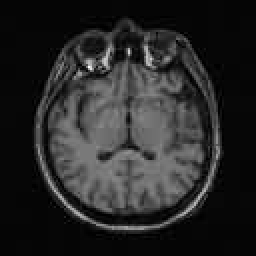
%> input picture DONE/Project/Exercicio3/GrayscaleImages/MR.jpg, 128 x 128 px (shown 2 times larger); its folder holds 5 pictures in this run
$ octave --eval "Exercicio_3c;"   (GNU Octave 9; MATLAB toolbox functions it lacks are replaced by stand-ins)
%> lines starting %> are read from the running program, lines starting %| are printed output that depends on the picture
function Exercicio_3c()
    close all;
    clc

    imds = imageDatastore('GrayscaleImages/*.*');
    imgs = readall(imds);
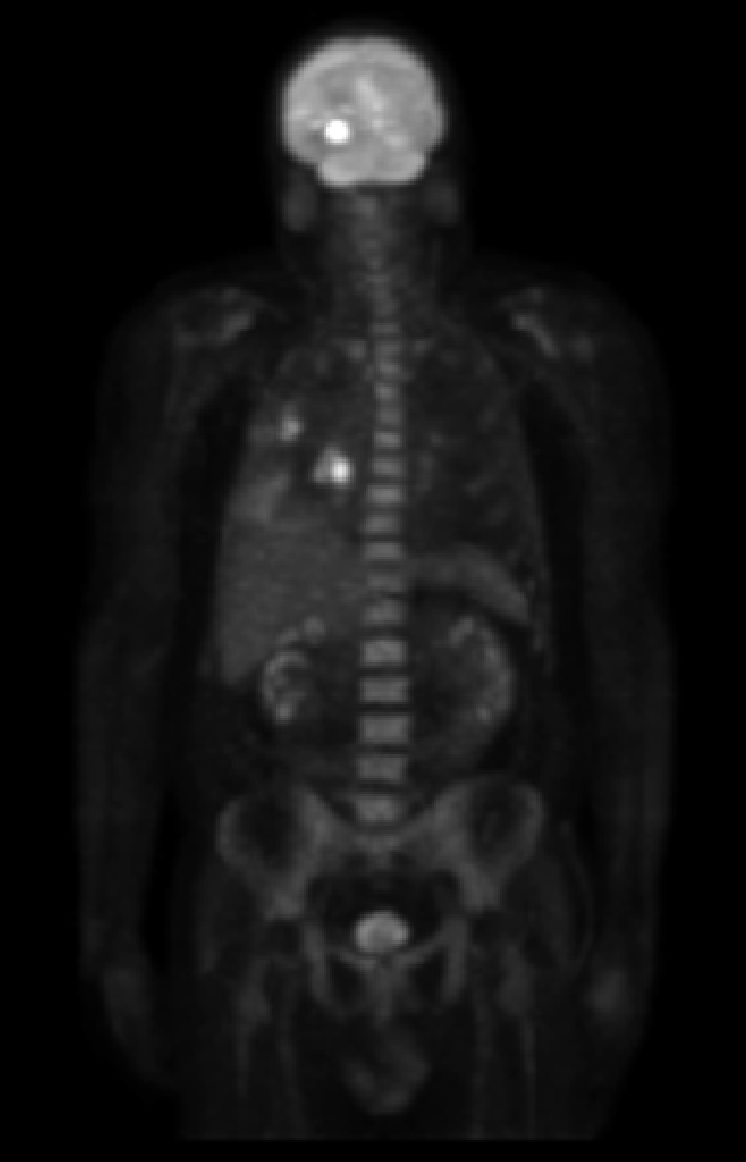
%> input picture DONE/Project/Exercicio3/GrayscaleImages/PET.png, 746 x 1162 px
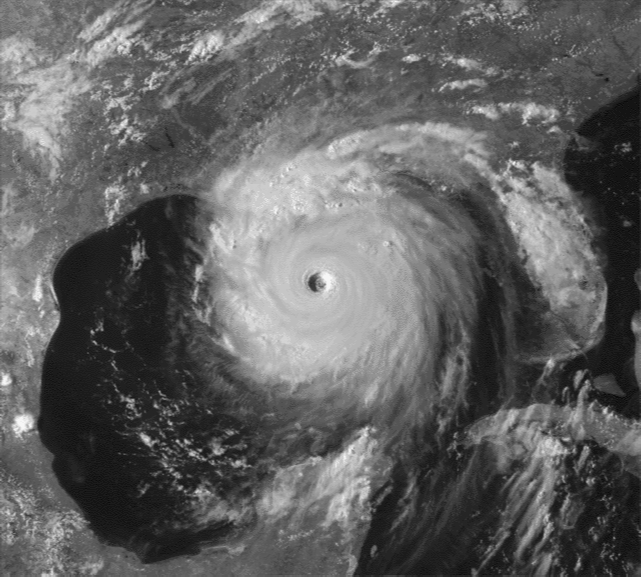
%> input picture DONE/Project/Exercicio3/GrayscaleImages/Sat.png, 1281 x 1153 px (shown at 1/2 size)
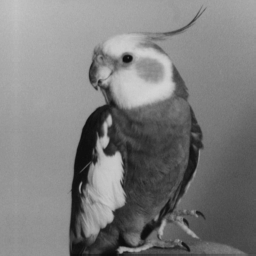
%> input picture DONE/Project/Exercicio3/GrayscaleImages/bird.png, 256 x 256 px
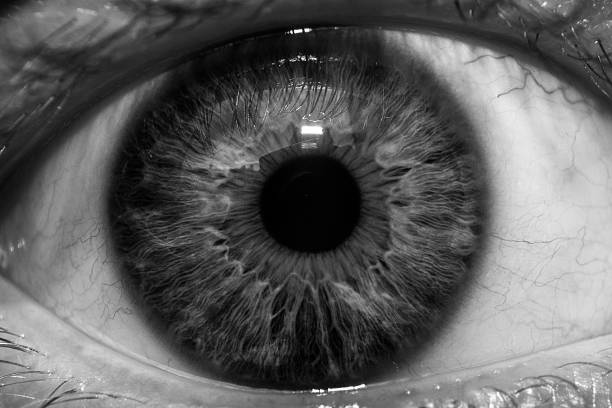
%> input picture DONE/Project/Exercicio3/GrayscaleImages/iris.png, 612 x 408 px
%> imgs = 5 items

    olhoRijo = imread('GrayscaleImages/iris.png');
%> olhoRijo is the input picture: size 408x612 uint8; min 0, max 255, mean 95.8

    for idx = 1:length(imgs)
        fprintf(' --- Figure %d ---\n', idx);
        I = imgs{idx};
        I2 = histeq(I);
        I3 = histeq(I, imhist(olhoRijo));

        % Obter as dimens??es (resolu????o da imagem).
        [M, N] = size(I);

        hist = imhist(I);
        hist2 = imhist(I2);

        % Imprimir mensagem com as dimens??es e resolu????o da imagem.
        NPixels = M*N;

        % Calcular o valor m??dio da imagem.
        m = sum(sum( I )) / (M*N);

        % fprintf(' Energy=%d, Power=%d, Mean=%.2f\n', E, P, m);

        % Calcular o valor m??nimo e valor m??ximo da imagem.
        mi = min(min(I));
        mx = max(max(I));

        mi2  = min(min(I2));
        mx2 = max(max(I2));

        mi3  = min(min(I3));
        mx3 = max(max(I3));
        %fprintf(' Min=%d, Max=%d \n', mi, mx);

        Brilho = mean2(I);
        Contraste = mx-mi;
        H = entropy(I);
        fprintf('Original: Constraste=%d, Brilho=%d , Entropia=%d \n', Contraste, Brilho, H);

        Brilho2 = mean2(I2);
        Contraste2 = mx2-mi2;
        H2 = entropy(I2);
        fprintf('Improved: Constraste=%d, Brilho=%d , Entropia=%d \n', Contraste2, Brilho2, H2);

        Brilho3 = mean2(I3);
        Contraste3 = mx3-mi3;
        H3 = entropy(I3);
        fprintf('Improved w/ iris.png: Constraste=%d, Brilho=%d , Entropia=%d \n', Contraste3, Brilho3, H3);

        f = figure;
        f.Position = [200 200 500 550];
        s1  =  subplot(3,2,1);
          imshow(I);
        title('Original Image');
        s2  =  subplot(3,2,2);
          imhist(I);
        title('Histogram');
        s2  =  subplot(3,2,3);
          imshow(I2);
        title('Improved Image');
        s2  =  subplot(3,2,4);
          imhist(I2);
        title('Histogram Improved');
        s2  =  subplot(3,2,5);
          imshow(I3);
        title('Improved Image w/ iris.png');
        s2  =  subplot(3,2,6);
          imhist(I3);
        title('Histogram Improved w/ iris.png');

        fprintf('\n');
    end
%> this loop made 5 passes
%> (M, N, NPixels, m, mi, mx, mi2, mi3) on passes 1 to 5: (128, 128, 16384, 39.74, 0, 255, 0, 1), (1162, 746, 866852, 19.37, 0, 255, 89, 56), (1153, 1281, 1476993, 96.38, 12, 246, 0, 2), (256, 256, 65536, 125.4, 11, 212, 0, 0), (408, 612, 249696, 95.78, 0, 255, 0, 0)
%> (printed output is left out)
%> pass 1, in Exercicio_3c, `I3 = histeq(I, imhist(olhoRijo));`:
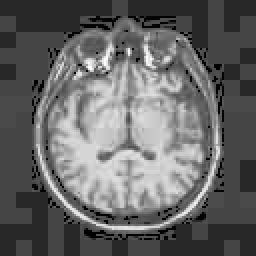
%> I3: size 128x128 uint8 (shown 2 times larger); min 1, max 255, mean 102.2
%> pass 2, in Exercicio_3c, `title('Histogram Improved w/ iris.png');`:
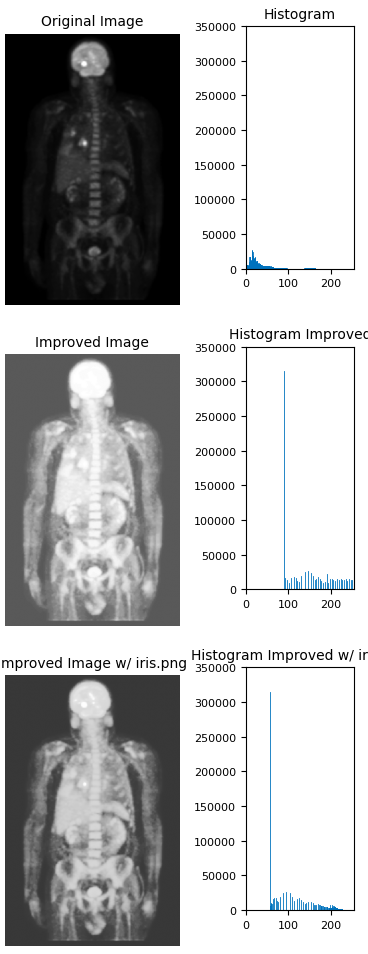
%> figure redrawn from the program's plot data, 6 panels
%> `Exercicio_3c;`:
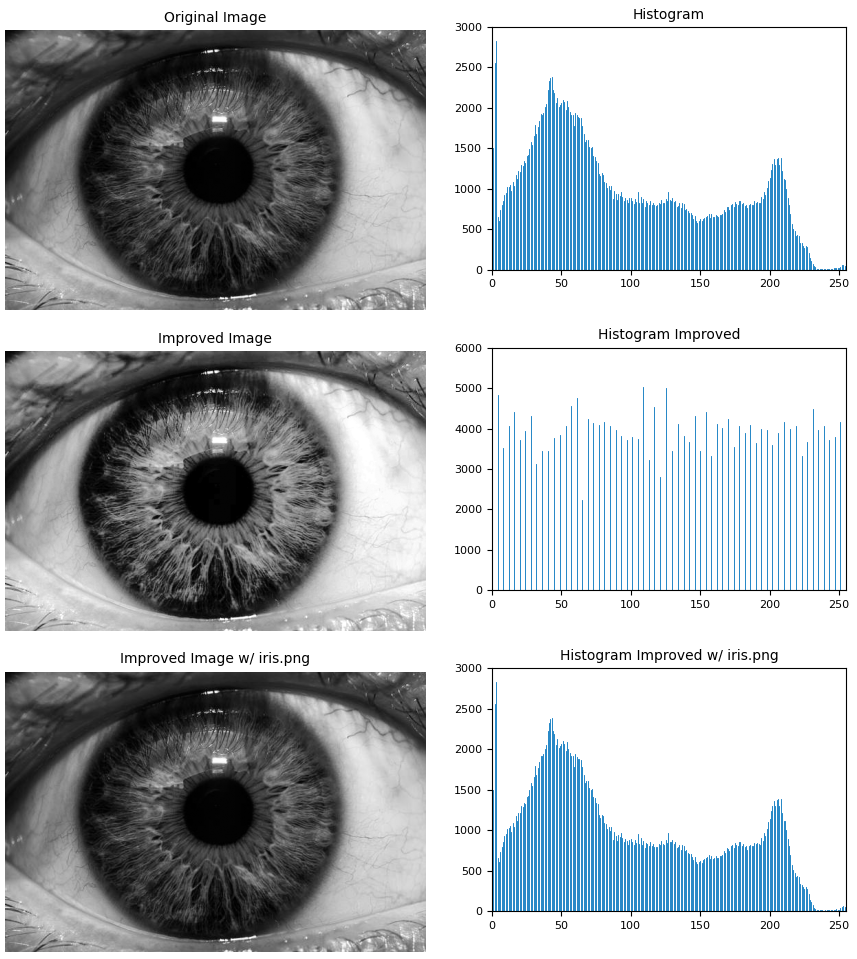
%> figure redrawn from the program's plot data, 6 panels
end
